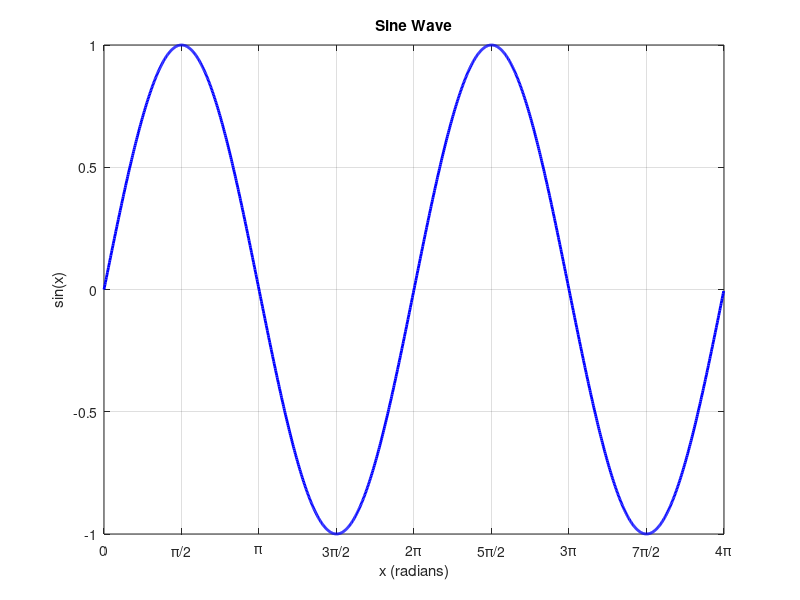

Reproduce this figure in MATLAB.
% MATLAB script to plot a sine wave
% Generate x values from 0 to 4π with small increments
x = 0:0.01:4*pi;

% Calculate the sine values
y = sin(x);

% Create the plot
figure;
plot(x, y, 'b-', 'LineWidth', 2);

% Add title and labels
title('Sine Wave');
xlabel('x (radians)');
ylabel('sin(x)');

% Add grid for better visualization
grid on;

% Set axis limits for better view
xlim([0, 4*pi]);

% Optional: Add x-axis labels with π multiples
xticks(0:pi/2:4*pi);
xticklabels({'0', '\pi/2', '\pi', '3\pi/2', '2\pi', '5\pi/2', '3\pi', '7\pi/2', '4\pi'});

% Display the plot
disp('Sine wave plot created and displayed.');
